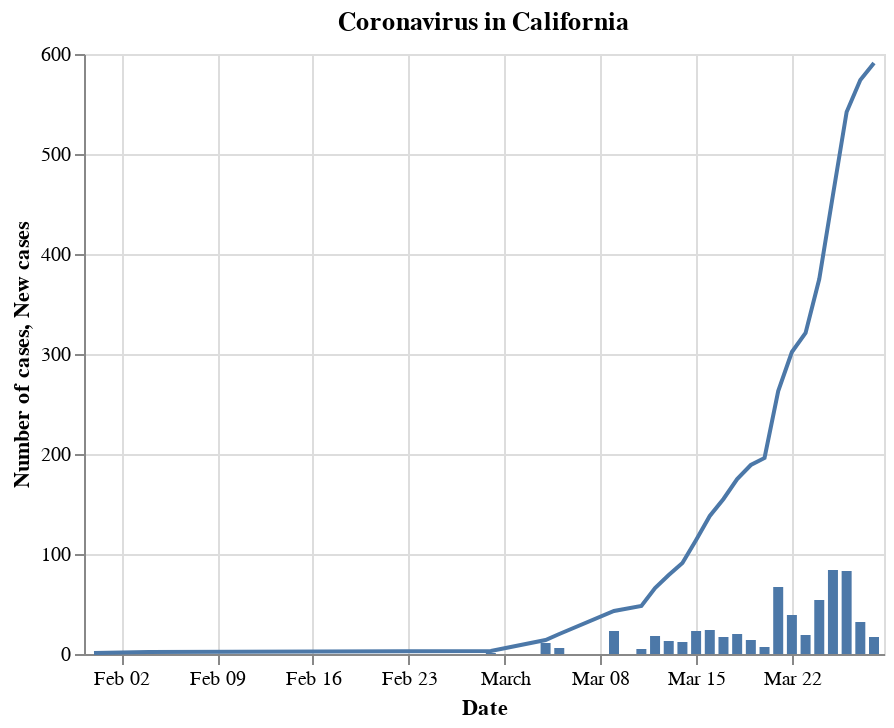

Notebook source saved alongside this figure:
### Code cell
alt.Chart(data[['Date', 'Number of cases']]).mark_line().encode(
    x='Date',
    y='Number of cases'
) + alt.Chart(data[['Date', 'New cases']]).mark_bar().encode(
    x='Date',
    y='New cases'
).properties(
    title='Coronavirus in California'
)

### Figure 1 — Vega-Lite specification as saved in the notebook (floating-point values rounded to 4 significant figures)
{"$schema": "https://vega.github.io/schema/vega-lite/v3.4.0.json", "config": {"mark": {"tooltip": null}, "view": {"height": 300, "width": 400}}, "datasets": {"data-701a7890134a0bf5fe681ba29cfd8484": [{"Date": "2020-01-31T00:00:00", "New cases": null}, {"Date": "2020-02-04T00:00:00", "New cases": 1}, {"Date": "2020-02-29T00:00:00", "New cases": 1}, {"Date": "2020-03-04T00:00:00", "New cases": 11}, {"Date": "2020-03-05T00:00:00", "New cases": 6}, {"Date": "2020-03-09T00:00:00", "New cases": 23}, {"Date": "2020-03-11T00:00:00", "New cases": 5}, {"Date": "2020-03-12T00:00:00", "New cases": 18}, {"Date": "2020-03-13T00:00:00", "New cases": 13}, {"Date": "2020-03-14T00:00:00", "New cases": 12}, {"Date": "2020-03-15T00:00:00", "New cases": 23}, {"Date": "2020-03-16T00:00:00", "New cases": 24}, {"Date": "2020-03-17T00:00:00", "New cases": 17}, {"Date": "2020-03-18T00:00:00", "New cases": 20}, {"Date": "2020-03-19T00:00:00", "New cases": 14}, {"Date": "2020-03-20T00:00:00", "New cases": 7}, {"Date": "2020-03-21T00:00:00", "New cases": 67}, {"Date": "2020-03-22T00:00:00", "New cases": 39}, {"Date": "2020-03-23T00:00:00", "New cases": 19}, {"Date": "2020-03-24T00:00:00", "New cases": 54}, {"Date": "2020-03-25T00:00:00", "New cases": 84}, {"Date": "2020-03-26T00:00:00", "New cases": 83}, {"Date": "2020-03-27T00:00:00", "New cases": 32}, {"Date": "2020-03-28T00:00:00", "New cases": 17}], "data-c252516fbf597630da48af154065b6a8": [{"Date": "2020-01-31T00:00:00", "Number of cases": 1}, {"Date": "2020-02-04T00:00:00", "Number of cases": 2}, {"Date": "2020-02-29T00:00:00", "Number of cases": 3}, {"Date": "2020-03-04T00:00:00", "Number of cases": 14}, {"Date": "2020-03-05T00:00:00", "Number of cases": 20}, {"Date": "2020-03-09T00:00:00", "Number of cases": 43}, {"Date": "2020-03-11T00:00:00", "Number of cases": 48}, {"Date": "2020-03-12T00:00:00", "Number of cases": 66}, {"Date": "2020-03-13T00:00:00", "Number of cases": 79}, {"Date": "2020-03-14T00:00:00", "Number of cases": 91}, {"Date": "2020-03-15T00:00:00", "Number of cases": 114}, {"Date": "2020-03-16T00:00:00", "Number of cases": 138}, {"Date": "2020-03-17T00:00:00", "Number of cases": 155}, {"Date": "2020-03-18T00:00:00", "Number of cases": 175}, {"Date": "2020-03-19T00:00:00", "Number of cases": 189}, {"Date": "2020-03-20T00:00:00", "Number of cases": 196}, {"Date": "2020-03-21T00:00:00", "Number of cases": 263}, {"Date": "2020-03-22T00:00:00", "Number of cases": 302}, {"Date": "2020-03-23T00:00:00", "Number of cases": 321}, {"Date": "2020-03-24T00:00:00", "Number of cases": 375}, {"Date": "2020-03-25T00:00:00", "Number of cases": 459}, {"Date": "2020-03-26T00:00:00", "Number of cases": 542}, {"Date": "2020-03-27T00:00:00", "Number of cases": 574}, {"Date": "2020-03-28T00:00:00", "Number of cases": 591}]}, "layer": [{"data": {"name": "data-c252516fbf597630da48af154065b6a8"}, "encoding": {"x": {"field": "Date", "type": "temporal"}, "y": {"field": "Number of cases", "type": "quantitative"}}, "mark": "line"}, {"data": {"name": "data-701a7890134a0bf5fe681ba29cfd8484"}, "encoding": {"x": {"field": "Date", "type": "temporal"}, "y": {"field": "New cases", "type": "quantitative"}}, "mark": "bar", "title": "Coronavirus in California"}]}
